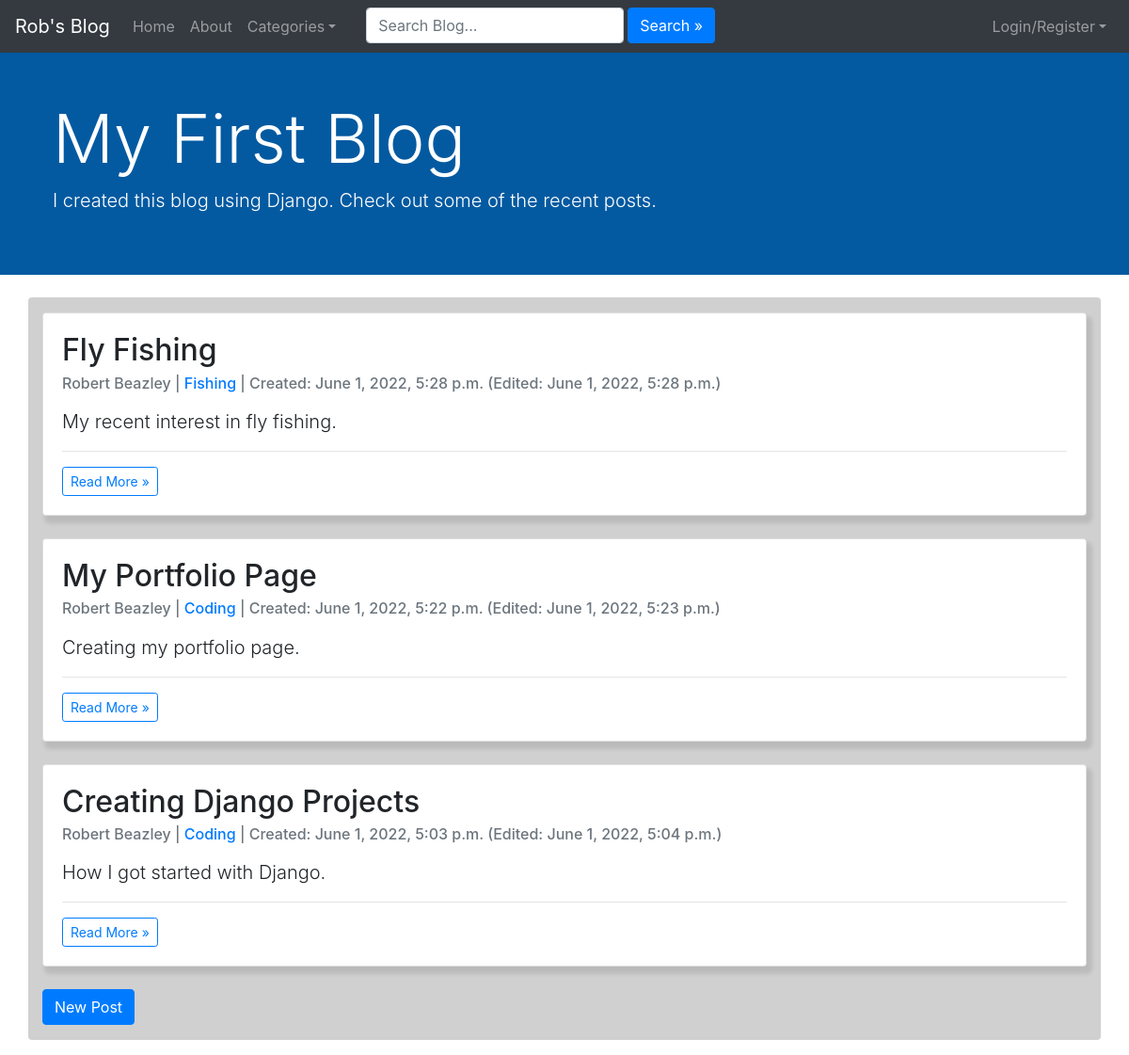
/posts/, run on the app's committed database.
### blog/models.py (models this page shows, shortened)
class BlogPost(models.Model):
    title = models.CharField(max_length=200, unique=False, default='')
    header_image = models.ImageField(null=True, blank=True, upload_to='images/')
    author = models.ForeignKey(User, on_delete=models.CASCADE)
    pub_date = models.DateTimeField(auto_now_add=True)
    updated_on = models.DateTimeField(auto_now=True)
    blogpost_text = RichTextField(blank=True, null=True)
    category = models.CharField(max_length=200, default='Coding')
    snippet = models.CharField(max_length=255, blank=True)
    likes = models.ManyToManyField(User, related_name='blog_likes', blank=True)
    status = models.IntegerField(choices=STATUS, default=0)

### blog/views.py (the view)
# urls.py: path('', views.IndexView.as_view(), name='index'),
class IndexView(generic.ListView):
    template_name = 'blog/index.html'
    context_object_name = 'latest_blogpost_list'
    def get_queryset(self):
        return BlogPost.objects.filter(status=1).order_by('-pub_date')
    def get_context_data(self, *args, **kwargs):
        cat_menu = Category.objects.all()
        context = super(IndexView, self).get_context_data(*args, **kwargs)
        context['cat_menu'] = cat_menu
        return context

### blog/models.py (called while the page is built)
    def __str__(self):
        return self.name

### blog/templates/blog/index.html (shortened to what this page needs)
{% extends 'blog/base.html' %}
{% block body %}
<body>
    <header class="masthead">
        <div class="p-4 p-md-5 mb-4 text-white rounded">
            <div class="px-2">
                <h1 class="display-3 fst-italic">My First Blog</h1>
                <p class="lead">I created this blog using Django. Check out some of the recent posts.</p>
            </div>
        </div>
    </header>
    <div class="container rounded mb-3">
        <div class="row">
            <div class="col-md-12 mt-3 left">
                {% for blogpost in latest_blogpost_list %}
                <div class="card mb-4">
                    <div class="card-body">
                        <h2 class="card-title">{{ blogpost.title }}</h2>
                        <h6 class="card-subtitle mb-3 text-muted">{{ blogpost.author.first_name }} {{ blogpost.author.last_name }} | <a href="{% url 'blog:category' blogpost.category|slugify %}">{{ blogpost.category }}</a> |
                            {% if blogpost.pub_date == blogpost.updated_on %}
                            Created: {{ blogpost.pub_date }}
                            {% else %}
                            Created: {{ blogpost.pub_date }}
                            (Edited: {{ blogpost.updated_on }})
                            {% endif %}
                        </h6>
                        <p class="card-text lead">{{ blogpost.snippet }}</p>
                        <hr>
                        <a class="btn btn-outline-primary btn-sm" href="{% url 'blog:detail' blogpost.id %}">Read More &raquo;</a>
                    </div>
                </div>
                {% endfor %}
                <a class="btn btn-primary mb-3" href="{% url 'blog:new_post' %}" role="button">New Post</a>
            </div>
        </div>
    </div>
</body>
{% endblock %}

### blog/templates/blog/index.html (style rules this page uses)
.masthead { background-color: rgb(3, 90, 161); }
.card { box-shadow: 4px 6px 4px 2px rgba(0, 0, 0, 0.1); }
.container { background-color: rgba(89, 91, 92, 0.282); }

### data on the page
BlogPost: title "Fly Fishing", author.first_name "Robert", author.last_name "Beazley", category "Fishing", pub_date "June 1, 2022, 5:28 p.m.", updated_on "June 1, 2022, 5:28 p.m.", snippet "My recent interest in fly fishing."
BlogPost: title "My Portfolio Page", author.first_name "Robert", author.last_name "Beazley", category "Coding", pub_date "June 1, 2022, 5:22 p.m.", updated_on "June 1, 2022, 5:23 p.m.", snippet "Creating my portfolio page."
BlogPost: title "Creating Django Projects", author.first_name "Robert", author.last_name "Beazley", category "Coding", pub_date "June 1, 2022, 5:03 p.m.", updated_on "June 1, 2022, 5:04 p.m.", snippet "How I got started with Django."
